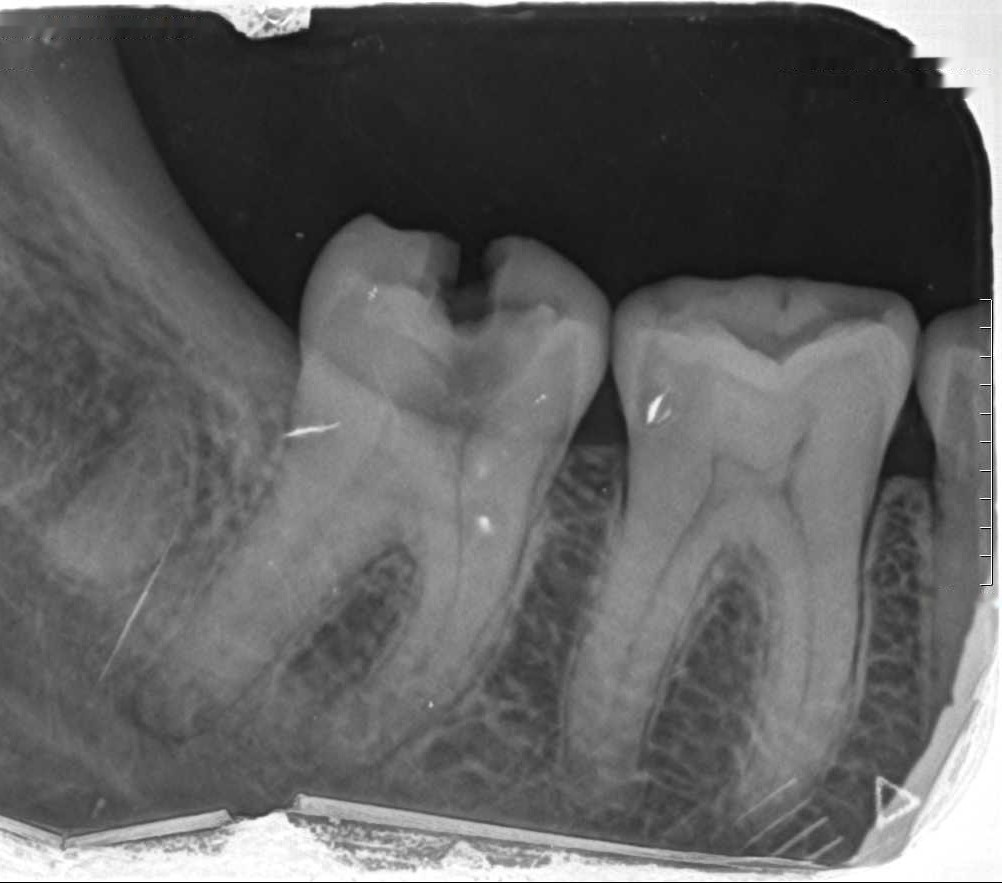
#> input picture DenPAR Radiographs Dataset/Dataset/Images/1078.jpg, 1002 x 883 px; its folder holds only this picture in this run
$ python __main__.py
#> lines starting #> are read from the running program, lines starting #| are printed output that depends on the picture
### backend/app/structural_audit/loader.py
"""Read-only DenPAR structural annotation loading and validation."""

from collections import Counter, defaultdict
from dataclasses import asdict, dataclass
import json
from pathlib import Path
import zipfile
import xml.etree.ElementTree as ET
from typing import Any

from PIL import Image
import numpy as np


@dataclass(frozen=True)
class ImageInfo:
    image_id: str
    filename: str
    width: int
    height: int
    mode: str
    path: str


@dataclass(frozen=True)
class Issue:
    image_id: str
    category: str
    message: str
    source: str

    def as_dict(self) -> dict[str, str]:
        return asdict(self)


@dataclass
class ImageAnnotations:
    image: ImageInfo
    tooth_masks: list[dict[str, Any]]
    radiograph_mask: dict[str, Any] | None
    coco_annotations: list[dict[str, Any]]
    keypoints: dict[str, Any] | None
    bone_lines: dict[str, Any] | None
    characteristics: dict[str, Any] | None


@dataclass
class AuditResult:
    images: list[ImageInfo]
    records: list[ImageAnnotations]
    issues: list[Issue]
    statistics: dict[str, Any]

    def as_dict(self) -> dict[str, Any]:
        return {
            "images": [asdict(item) for item in self.images],
            "records": [
                {
                    "image": asdict(record.image),
                    "tooth_masks": record.tooth_masks,
                    "radiograph_mask": record.radiograph_mask,
                    "coco_annotations": record.coco_annotations,
                    "keypoints": record.keypoints,
                    "bone_lines": record.bone_lines,
                    "characteristics": record.characteristics,
                }
                for record in self.records
            ],
            "issues": [issue.as_dict() for issue in self.issues],
            "statistics": self.statistics,
        }


def _read_json(path: Path) -> dict[str, Any]:
    return json.loads(path.read_text(encoding="utf-8-sig"))


# [38 lines left out: function _read_workbook, not called in this run]


def _image_info(path: Path) -> ImageInfo:
    with Image.open(path) as image:
        return ImageInfo(path.stem, path.name, image.width, image.height, image.mode, str(path))


def _mask_info(path: Path, image: ImageInfo, source: str) -> dict[str, Any]:
    with Image.open(path) as mask:
        pixels = mask.convert("L")
        foreground = np.asarray(pixels) != 0
        nonzero = int(np.count_nonzero(foreground))
        # This is descriptive geometry only.  In particular, it does not assign
        # maskN to a COCO annotation or an FDI tooth.
        bbox = None
        if nonzero:
            rows, columns = np.where(foreground)
            left, top = int(columns.min()), int(rows.min())
            bbox = [left, top, int(columns.max()) + 1, int(rows.max()) + 1]
        return {"filename": path.name, "path": str(path), "width": mask.width, "height": mask.height, "mode": mask.mode, "nonzero_pixels": nonzero, "bbox_xyxy": bbox, "source": source}


def _in_bounds(x: float, y: float, image: ImageInfo) -> bool:
    return 0 <= x < image.width and 0 <= y < image.height


# [9 lines left out: function _validate_point_list, not called in this run]


def audit_validation_dataset(validation_dir: Path) -> AuditResult:
    images_dir = validation_dir / "Images"
    tooth_dir = validation_dir / "Masks (Tooth-wise)"
    radiograph_dir = validation_dir / "Masks (Radiograph-wise)"
    keypoint_dir = validation_dir / "Key Points Annotations"
    bone_dir = validation_dir / "Bone Level Annotations"
    workbook_path = validation_dir.parent / "Characteristics of radiographs included.xlsx"
    images = [_image_info(path) for path in sorted(images_dir.glob("*.jpg"))]
#> in _image_info, image is the input picture: PIL image 1002x883 RGB; mean R, G, B 97.1, 97.1, 97.1
    image_by_id = {image.image_id: image for image in images}
    issues: list[Issue] = []
    coco_path = tooth_dir / "coco_format_instances_valid.json"
    coco = _read_json(coco_path) if coco_path.exists() else {"images": [], "annotations": [], "categories": []}
    coco_by_id: dict[str, list[dict[str, Any]]] = defaultdict(list)
    coco_image_names: dict[str, str] = {}
    coco_numeric_ids: dict[str, str] = {}
    for coco_image in coco.get("images", []):
        coco_id = str(Path(coco_image.get("file_name", "")).stem)
        coco_image_names[coco_id] = coco_image.get("file_name", "")
        coco_numeric_ids[str(coco_image.get("id"))] = coco_id
    for annotation in coco.get("annotations", []):
        coco_image_id = coco_numeric_ids.get(str(annotation.get("image_id")))
        if coco_image_id:
            coco_by_id[coco_image_id].append(annotation)
    characteristics = _read_workbook(workbook_path) if workbook_path.exists() else {}
    records: list[ImageAnnotations] = []
    mask_count = 0
    empty_masks = 0
    dimensions_match = True
    duplicate_annotations = 0
    coordinate_stats = Counter()
    for image in images:
        image_id = image.image_id
        mask_folder = tooth_dir / image_id
        masks: list[dict[str, Any]] = []
        if not mask_folder.exists():
            issues.append(Issue(image_id, "missing_file", "tooth-wise mask folder is missing", "Masks (Tooth-wise)"))
        else:
            for mask_path in sorted(mask_folder.glob("*.png")):
                info = _mask_info(mask_path, image, "tooth-wise")
                masks.append(info)
                mask_count += 1
                if info["nonzero_pixels"] == 0:
                    empty_masks += 1
                    issues.append(Issue(image_id, "empty_mask", f"empty tooth mask: {mask_path.name}", "Masks (Tooth-wise)"))
                if (info["width"], info["height"]) != (image.width, image.height):
                    dimensions_match = False
                    issues.append(Issue(image_id, "dimension_mismatch", f"mask is {info['width']}x{info['height']}, image is {image.width}x{image.height}", "Masks (Tooth-wise)"))
        radiograph_path = radiograph_dir / f"{image_id}.png"
        radiograph_mask = _mask_info(radiograph_path, image, "radiograph-wise") if radiograph_path.exists() else None
        if radiograph_mask is None:
            dimensions_match = False
            issues.append(Issue(image_id, "missing_file", "radiograph-wise mask is missing", "Masks (Radiograph-wise)"))
        elif (radiograph_mask["width"], radiograph_mask["height"]) != (image.width, image.height):
            dimensions_match = False
            issues.append(Issue(image_id, "dimension_mismatch", "radiograph-wise mask dimensions do not match image", "Masks (Radiograph-wise)"))
        keypoint_path = keypoint_dir / f"{image_id}.json"
        keypoints = _read_json(keypoint_path) if keypoint_path.exists() else None
        if keypoints is None:
            issues.append(Issue(image_id, "missing_file", "key-point JSON is missing", "Key Points Annotations"))
        else:
            if keypoints.get("Image_id") != f"{image_id}.jpg":
                issues.append(Issue(image_id, "correspondence", "key-point Image_id does not match image filename", "Key Points Annotations"))
            for index, bbox in enumerate(keypoints.get("bboxes", [])):
                if not isinstance(bbox, list) or len(bbox) != 4 or not all(isinstance(value, (int, float)) for value in bbox) or not (bbox[0] < bbox[2] <= image.width and bbox[1] < bbox[3] <= image.height):
                    issues.append(Issue(image_id, "invalid_coordinate", f"key-point bbox {index} is not valid corner coordinates", "Key Points Annotations"))
                else:
                    coordinate_stats["keypoint_bboxes"] += 1
            _validate_point_list(keypoints.get("CEJ_Points", []), image, issues, image_id, "Key Points Annotations", "CEJ_Points")
            _validate_point_list(keypoints.get("Apex_Points", []), image, issues, image_id, "Key Points Annotations", "Apex_Points")
            if not keypoints.get("CEJ_Points"):
                issues.append(Issue(image_id, "missing_annotation", "no CEJ points", "Key Points Annotations"))
            if not keypoints.get("Apex_Points"):
                issues.append(Issue(image_id, "missing_annotation", "no apex points", "Key Points Annotations"))
        bone_path = bone_dir / f"{image_id}.json"
        bone_lines = _read_json(bone_path) if bone_path.exists() else None
        if bone_lines is None:
            issues.append(Issue(image_id, "missing_file", "bone-level JSON is missing", "Bone Level Annotations"))
        else:
            if bone_lines.get("Image_id") != f"{image_id}.jpg":
                issues.append(Issue(image_id, "correspondence", "bone Image_id does not match image filename", "Bone Level Annotations"))
            lines = bone_lines.get("Bone_Lines", [])
            if not lines:
                issues.append(Issue(image_id, "missing_annotation", "no bone lines", "Bone Level Annotations"))
            for line in lines:
                _validate_point_list(line, image, issues, image_id, "Bone Level Annotations", "Bone_Lines")
        coco_records = coco_by_id.get(image_id, [])
        if len(coco_records) != len(masks):
            issues.append(Issue(image_id, "correspondence", f"COCO instances={len(coco_records)} but tooth masks={len(masks)}", "COCO"))
        seen_geometries: set[str] = set()
        for annotation in coco_records:
            bbox = annotation.get("bbox", [])
            valid_bbox = isinstance(bbox, list) and len(bbox) == 4 and bbox[2] > 0 and bbox[3] > 0 and 0 <= bbox[0] and 0 <= bbox[1] and bbox[0] + bbox[2] <= image.width and bbox[1] + bbox[3] <= image.height
            if not valid_bbox:
                issues.append(Issue(image_id, "invalid_coordinate", "COCO bbox is invalid or out of bounds", "COCO"))
            segmentation = annotation.get("segmentation", [])
            if not isinstance(segmentation, list) or not segmentation or any(len(polygon) < 6 or len(polygon) % 2 for polygon in segmentation if isinstance(polygon, list)):
                issues.append(Issue(image_id, "invalid_polygon", "COCO polygon is empty or malformed", "COCO"))
            geometry_key = json.dumps([bbox, segmentation], sort_keys=True)
            if geometry_key in seen_geometries:
                duplicate_annotations += 1
                issues.append(Issue(image_id, "duplicate_annotation", "duplicate COCO geometry", "COCO"))
            seen_geometries.add(geometry_key)
        if image_id not in coco_image_names:
            issues.append(Issue(image_id, "missing_file", "image is missing from COCO images list", "COCO"))
        if image_id not in characteristics:
            issues.append(Issue(image_id, "missing_file", "characteristics spreadsheet row is missing", "Characteristics workbook"))
        records.append(ImageAnnotations(image, masks, radiograph_mask, coco_records, keypoints, bone_lines, characteristics.get(image_id)))
    stats = {
        "number_of_images": len(images),
        "number_of_tooth_instances": len(coco.get("annotations", [])),
        "number_of_tooth_masks": mask_count,
        "number_of_keypoint_records": sum(record.keypoints is not None for record in records),
        "number_of_bone_line_records": sum(record.bone_lines is not None for record in records),
        "number_of_radiograph_masks": sum(record.radiograph_mask is not None for record in records),
        "coco_categories": coco.get("categories", []),
        "tooth_instances_per_image": dict(Counter(len(record.coco_annotations) for record in records)),
        "tooth_masks_per_image": dict(Counter(len(record.tooth_masks) for record in records)),
        "bone_lines_per_image": dict(Counter(len(record.bone_lines.get("Bone_Lines", [])) for record in records if record.bone_lines)),
        "dimensions_consistent": dimensions_match,
        "empty_masks": empty_masks,
        "duplicate_annotations": duplicate_annotations,
        "issue_count": len(issues),
        "unresolved_correspondence_issues": sum(issue.category == "correspondence" for issue in issues),
    }
    return AuditResult(images, records, issues, stats)


# [6 lines left out: function find_validation_record, not called in this run]

### backend/app/structural_audit/__main__.py
"""Generate a DenPAR structural annotation audit report."""

import argparse
import json
from pathlib import Path

from .loader import audit_validation_dataset


def main() -> None:
    parser = argparse.ArgumentParser(description="Audit DenPAR structural annotation correspondence without changing source files.")
    parser.add_argument("--validation-dir", type=Path, default=Path("../DenPAR Radiographs Dataset/Dataset/Validation"))
    parser.add_argument("--output", type=Path, default=Path("../dataset/reports/denpar_structural_audit.json"))
    args = parser.parse_args()
    result = audit_validation_dataset(args.validation_dir)
#> in _mask_info, `foreground = np.asarray(pixels) != 0`:
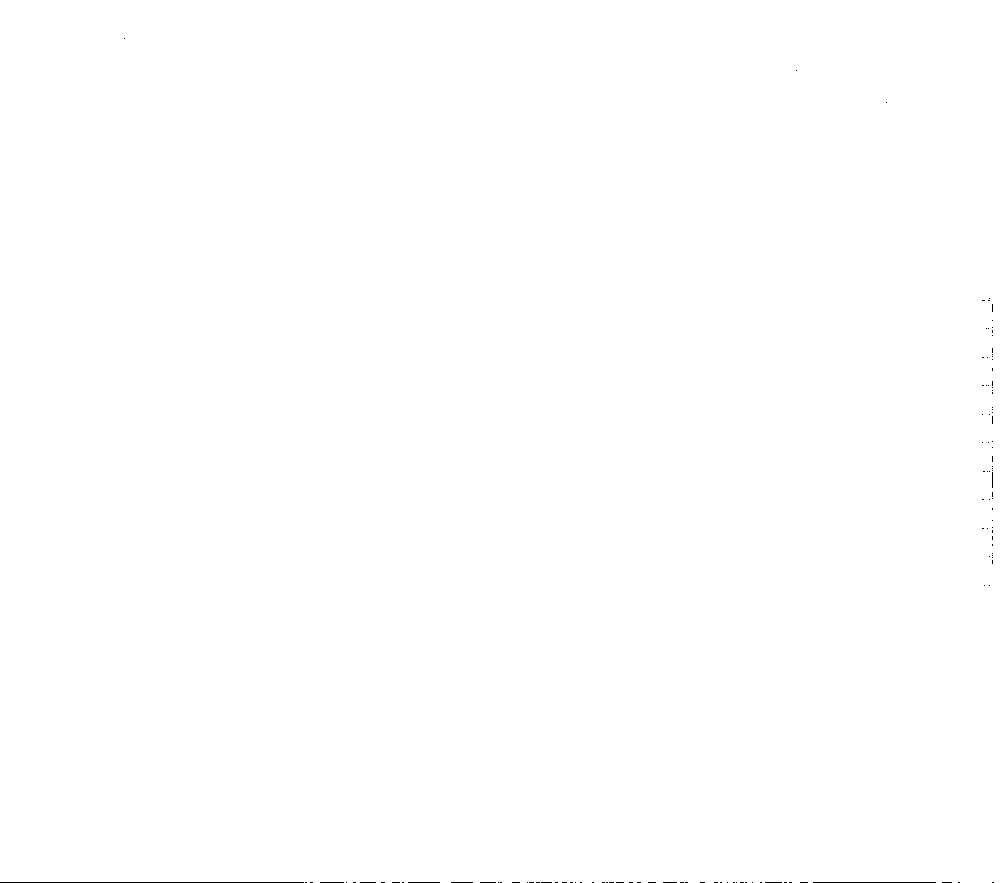
#> foreground: shape (883, 1002) bool; 99.9% white; black in thin lines or dots
#> in _mask_info, `nonzero = int(np.count_nonzero(foreground))`: nonzero = 883901
#> in _mask_info, `left, top = int(columns.min()), int(rows.min())`: left = 0
#> in _mask_info, `bbox = [left, top, int(columns.max()) + 1, int(rows.max()) + 1]`: bbox = [0, 0, 1002, 883]
#> in audit_validation_dataset, `radiograph_mask = _mask_info(radiograph_path, image, "radiograph-wise"..`: radiograph_mask = 8 items
    args.output.parent.mkdir(parents=True, exist_ok=True)
    args.output.write_text(json.dumps(result.as_dict(), indent=2), encoding="utf-8")
    print(json.dumps(result.statistics, indent=2))
#> (printed output is left out)
    print(f"audit_report: {args.output}")
    for issue in result.issues[:20]:
        print(f"issue: {issue.image_id} [{issue.category}] {issue.message} ({issue.source})")
#> this loop made 5 passes
#| issue: 1078 [missing_file] tooth-wise mask folder is missing (Masks (Tooth-wise))
#| issue: 1078 [missing_file] key-point JSON is missing (Key Points Annotations)
#| issue: 1078 [missing_file] bone-level JSON is missing (Bone Level Annotations)
#| issue: 1078 [missing_file] image is missing from COCO images list (COCO)
#| issue: 1078 [missing_file] characteristics spreadsheet row is missing (Characteristics workbook)
    if len(result.issues) > 20:
        print(f"issue: ... {len(result.issues) - 20} additional issues in report")


if __name__ == "__main__":
    main()
